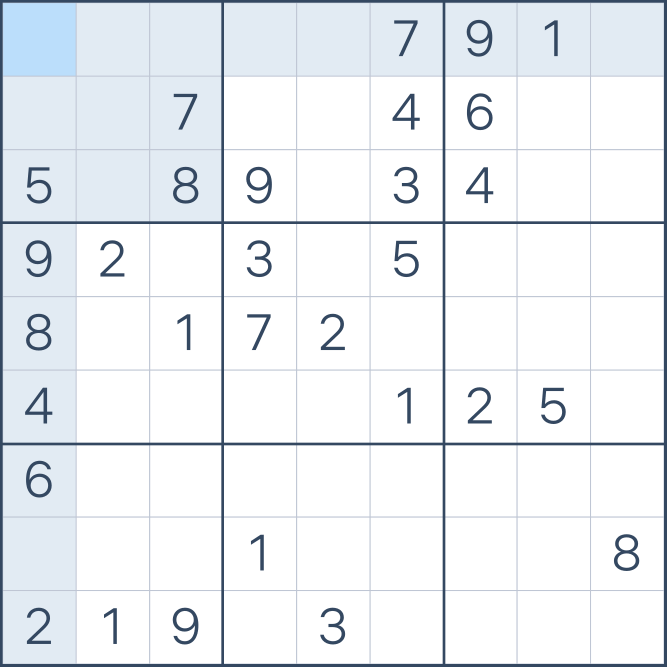
#> input picture expert.png, 2000 x 2000 px (shown at 1/3 size)
$ python -i prepare_sudoku_images.py   (imports and definitions only)
#> lines starting #> are read from the running program, lines starting #| are printed output that depends on the picture; after the words box and inside, x2 and y2 are one past the last pixel; in counts of white or black regions, pixels touching at a corner belong together
"""
Helper script to prepare sudoku.com screenshots for training data generation
Save your sudoku.com screenshots in a folder called 'sudoku_images' and run this script
"""

import cv2
import numpy as np
import os
from pathlib import Path

def extract_cells_from_sudoku(image_path, output_folder):
    """
    Extract individual cells from a sudoku image for training data
    """
#> called with image_path = 'expert.png', output_folder = 'out.png'
    img = cv2.imread(image_path)
#> img is the input picture: shape (2000, 2000, 3); mean B, G, R 243.3, 239.5, 235.9
    if img is None:
        print(f"Could not load {image_path}")
        return

    gray = cv2.cvtColor(img, cv2.COLOR_BGR2GRAY)
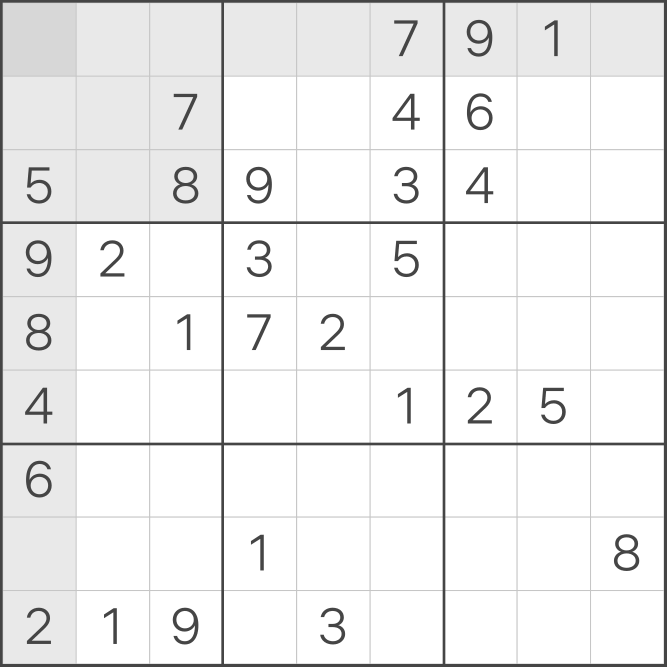
#> gray: shape (2000, 2000) (shown at 1/3 size); min 69, max 255, mean 238.9

    # Preprocess
    clahe = cv2.createCLAHE(clipLimit=2.0, tileGridSize=(8,8))
    gray = clahe.apply(gray)

    # Threshold
    blur = cv2.GaussianBlur(gray, (5, 5), 0)
    _, thresh = cv2.threshold(blur, 0, 255, cv2.THRESH_BINARY_INV + cv2.THRESH_OTSU)
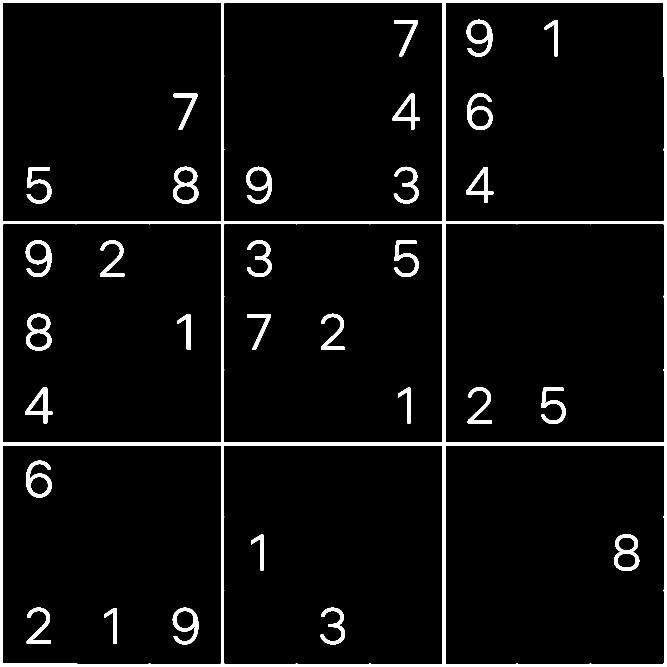
#> thresh: shape (2000, 2000) (shown at 1/3 size); 5.2% white; 31 white regions, largest, box (x1, y1, x2, y2) and area: (0, 0, 2000, 2000) 131551, (78, 941, 154, 1052) 3408, (519, 500, 595, 611) 3398

    # Find contours
    contours, _ = cv2.findContours(thresh, cv2.RETR_EXTERNAL, cv2.CHAIN_APPROX_SIMPLE)
#> contours = [[[0, 0], [0, 1999], [1999, 1999], [1999, 0]]]
    contours = sorted(contours, key=cv2.contourArea, reverse=True)

    # Find the board
    board_contour = None
    for cnt in contours[:10]:
        area = cv2.contourArea(cnt)
        if area > (img.shape[0] * img.shape[1] * 0.1):
            peri = cv2.arcLength(cnt, True)
            approx = cv2.approxPolyDP(cnt, 0.02 * peri, True)
            if len(approx) == 4:
                board_contour = approx
                break
#> this loop made 1 pass
#> (area, peri, board_contour) on pass 1: (3996001, 7996, [[0, 0], [0, 1999], [1999, 1999], [1999, 0]])

    if board_contour is None:
        print(f"Could not find board in {image_path}")
        return

    # Perspective transform
    rect = order_points(board_contour.reshape(4, 2))
#> in order_points, `s = pts.sum(axis=1)`: s = [0, 1999, 3998, 1999]
#> in order_points, `diff = np.diff(pts, axis=1)`: diff = [0, 1999, 0, -1999]
#> rect = [[0, 0], [1999, 0], [1999, 1999], [0, 1999]]
    side = 630
    dst = np.array([[0, 0], [side-1, 0], [side-1, side-1], [0, side-1]], dtype="float32")
    M = cv2.getPerspectiveTransform(rect, dst)
#> M = [[0.315, 0, 0], [0, 0.315, 0], [9.04e-20, -9.04e-20, 1]]
    warped = cv2.warpPerspective(gray, M, (side, side))
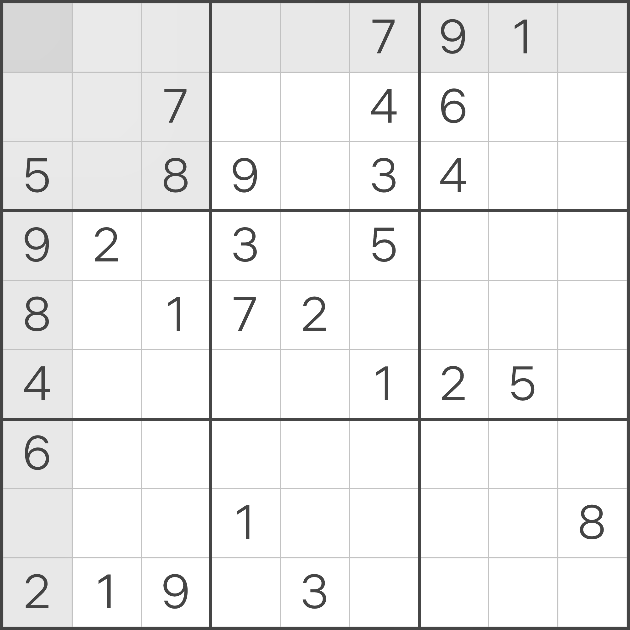
#> warped: shape (630, 630); min 68, max 255, mean 237.6

    # Extract cells
    cell_size = side // 9

    filename = Path(image_path).stem
    cell_count = 0

    for i in range(9):
        for j in range(9):
            y1 = i * cell_size
            y2 = (i + 1) * cell_size
            x1 = j * cell_size
            x2 = (j + 1) * cell_size

            cell = warped[y1:y2, x1:x2]

            # Save cell
            cell_path = os.path.join(output_folder, f"{filename}_r{i}_c{j}.png")
            cv2.imwrite(cell_path, cell)
            cell_count += 1
#> this loop made 9 passes
#> pass 1, in extract_cells_from_sudoku, `cv2.imwrite(cell_path, cell)`:
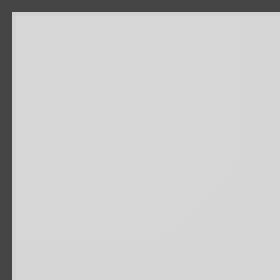
#> saved as expert_r0_c0.png: shape (70, 70) (shown 4 times larger); min 69, max 215, mean 202.3
#> pass 1, in extract_cells_from_sudoku, `cv2.imwrite(cell_path, cell)`:
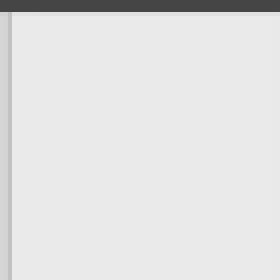
#> saved as expert_r0_c1.png: shape (70, 70) (shown 4 times larger); min 69, max 234, mean 225.7
#> pass 1, in extract_cells_from_sudoku, `cv2.imwrite(cell_path, cell)`:
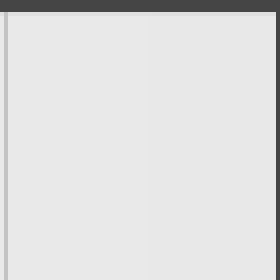
#> saved as expert_r0_c2.png: shape (70, 70) (shown 4 times larger); min 69, max 233, mean 222.6
#> pass 1, in extract_cells_from_sudoku, `cv2.imwrite(cell_path, cell)`:
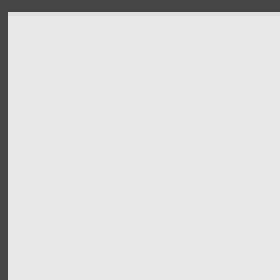
#> saved as expert_r0_c3.png: shape (70, 70) (shown 4 times larger); min 69, max 232, mean 220.4
#> after the loop, cell_count = 81

    print(f"Extracted {cell_count} cells from {image_path}")
#| Extracted 81 cells from expert.png

def order_points(pts):
    rect = np.zeros((4, 2), dtype="float32")
    s = pts.sum(axis=1)
    rect[0] = pts[np.argmin(s)]
    rect[2] = pts[np.argmax(s)]
    diff = np.diff(pts, axis=1)
    rect[1] = pts[np.argmin(diff)]
    rect[3] = pts[np.argmax(diff)]
    return rect

# [32 lines not run here, left out]

>>> result = extract_cells_from_sudoku('expert.png', 'out.png')
